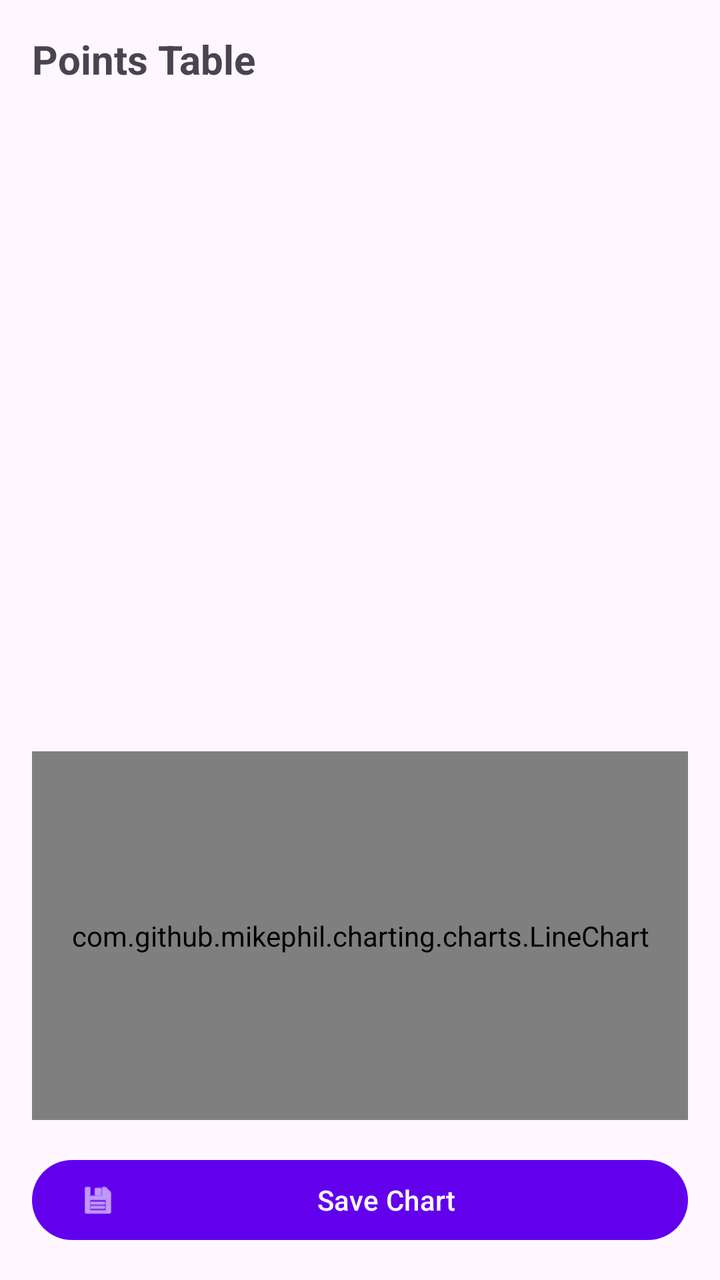
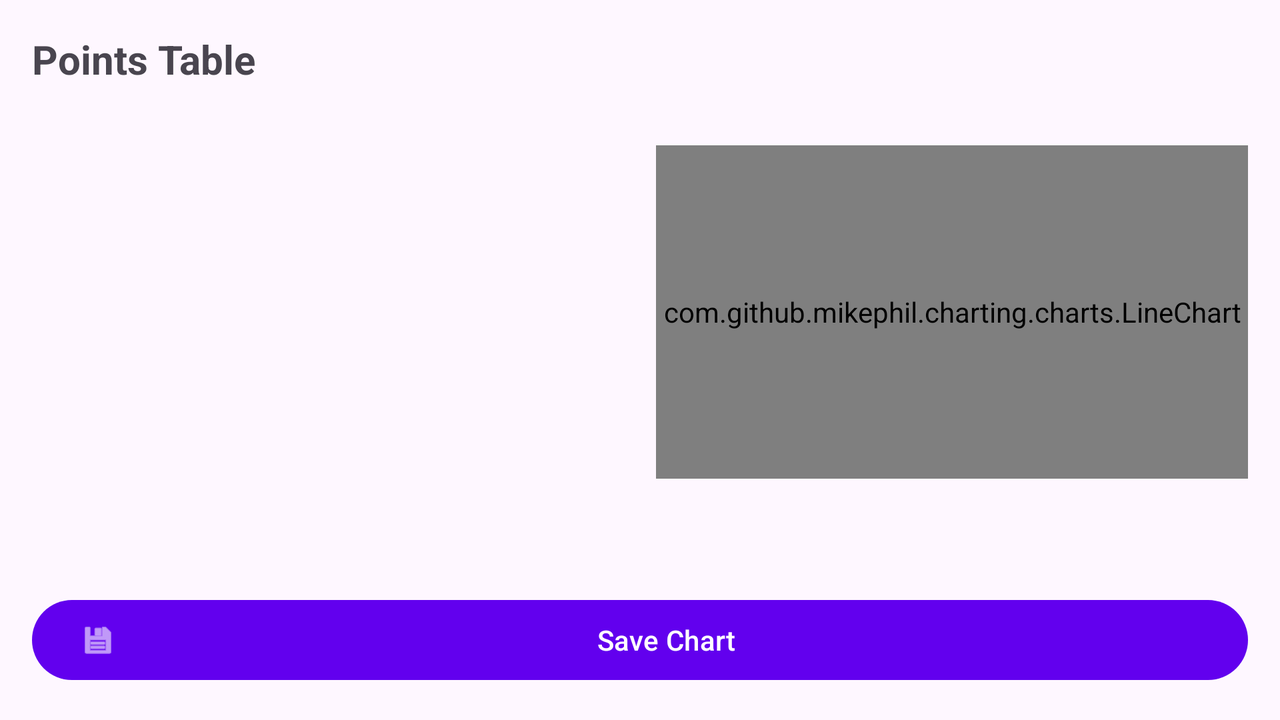

The same Android screen from two of the app's own layout files: first res/layout/ as a phone draws it, then the author's variant for another configuration, drawn on a device whose configuration selects that folder. Both files follow.
<!-- AndroidManifest.xml: application theme Theme.MyApplication -->
<!-- res/layout/fragment_points_table.xml -->
<?xml version="1.0" encoding="utf-8"?>
<androidx.constraintlayout.widget.ConstraintLayout xmlns:android="http://schemas.android.com/apk/res/android"
    xmlns:app="http://schemas.android.com/apk/res-auto"
    android:layout_width="match_parent"
    android:layout_height="match_parent"
    android:padding="16dp">

    <TextView
        android:id="@+id/tableTitle"
        android:layout_width="0dp"
        android:layout_height="wrap_content"
        android:text="@string/points_table"
        android:textSize="20sp"
        android:textStyle="bold"
        app:layout_constraintEnd_toEndOf="parent"
        app:layout_constraintStart_toStartOf="parent"
        app:layout_constraintTop_toTopOf="parent" />

    <androidx.recyclerview.widget.RecyclerView
        android:id="@+id/pointsTable"
        android:layout_width="match_parent"
        android:layout_height="0dp"
        android:layout_marginTop="16dp"
        android:layout_marginBottom="16dp"
        app:layout_constraintTop_toBottomOf="@id/tableTitle"
        app:layout_constraintBottom_toTopOf="@id/pointsChart" />

    <com.github.mikephil.charting.charts.LineChart
        android:id="@+id/pointsChart"
        android:layout_width="match_parent"
        android:layout_height="0dp"
        android:layout_marginTop="16dp"
        android:layout_marginBottom="16dp"
        app:layout_constraintDimensionRatio="H,16:9"
        app:layout_constraintTop_toBottomOf="@id/pointsTable"
        app:layout_constraintBottom_toTopOf="@id/saveButton" />

    <com.google.android.material.button.MaterialButton
        android:id="@+id/saveButton"
        android:layout_width="match_parent"
        android:layout_height="wrap_content"
        android:text="@string/save_chart"
        android:layout_marginTop="16dp"
        app:icon="@android:drawable/ic_menu_save"
        app:layout_constraintBottom_toBottomOf="parent" />

</androidx.constraintlayout.widget.ConstraintLayout>
<!-- resources referenced by this layout -->
<resources>
  <string name="points_table">Points Table</string>
  <string name="save_chart">Save Chart</string>
  <style name="Theme.MyApplication" parent="Theme.Material3.Light.NoActionBar">
          
          <item name="colorPrimary">@color/purple_500</item>
          <item name="colorPrimaryVariant">@color/purple_700</item>
          <item name="colorOnPrimary">@color/white</item>
          
          <item name="colorSecondary">@color/teal_200</item>
          <item name="colorSecondaryVariant">@color/teal_700</item>
          <item name="colorOnSecondary">@color/black</item>
          
          <item name="android:statusBarColor">@android:color/transparent</item>
          <item name="android:windowLightStatusBar">true</item>
          
          <item name="android:navigationBarColor">@android:color/transparent</item>
          <item name="android:windowLightNavigationBar">true</item>
      </style>
</resources>
<!-- res/layout-land/fragment_points_table.xml (the author's variant of the layout above) -->
<!-- drawn on the phone turned sideways -->
<?xml version="1.0" encoding="utf-8"?>
<androidx.constraintlayout.widget.ConstraintLayout xmlns:android="http://schemas.android.com/apk/res/android"
    xmlns:app="http://schemas.android.com/apk/res-auto"
    android:layout_width="match_parent"
    android:layout_height="match_parent"
    android:padding="16dp">

    <TextView
        android:id="@+id/tableTitle"
        android:layout_width="0dp"
        android:layout_height="wrap_content"
        android:text="@string/points_table"
        android:textSize="20sp"
        android:textStyle="bold"
        app:layout_constraintEnd_toStartOf="@id/pointsChart"
        app:layout_constraintStart_toStartOf="parent"
        app:layout_constraintTop_toTopOf="parent" />

    <androidx.recyclerview.widget.RecyclerView
        android:id="@+id/pointsTable"
        android:layout_width="0dp"
        android:layout_height="0dp"
        android:layout_marginTop="16dp"
        android:layout_marginEnd="16dp"
        app:layout_constraintEnd_toStartOf="@id/pointsChart"
        app:layout_constraintStart_toStartOf="parent"
        app:layout_constraintTop_toBottomOf="@id/tableTitle"
        app:layout_constraintBottom_toTopOf="@id/saveButton" />

    <com.github.mikephil.charting.charts.LineChart
        android:id="@+id/pointsChart"
        android:layout_width="0dp"
        android:layout_height="0dp"
        app:layout_constraintDimensionRatio="H,16:9"
        app:layout_constraintEnd_toEndOf="parent"
        app:layout_constraintStart_toEndOf="@id/pointsTable"
        app:layout_constraintTop_toTopOf="parent"
        app:layout_constraintBottom_toTopOf="@id/saveButton" />

    <com.google.android.material.button.MaterialButton
        android:id="@+id/saveButton"
        android:layout_width="match_parent"
        android:layout_height="wrap_content"
        android:text="@string/save_chart"
        android:layout_marginTop="16dp"
        app:icon="@android:drawable/ic_menu_save"
        app:layout_constraintBottom_toBottomOf="parent" />

</androidx.constraintlayout.widget.ConstraintLayout>
